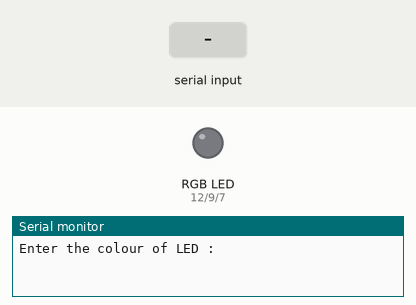
A sketch run on a simulated Arduino Uno, built with avr-gcc and run on an emulated ATmega328P. Shown: an RGB LED mixed from three pins (HIGH = lit), the last lines printed to the serial monitor. Inputs (shaded band) come from the test bench.

Above: at 1.2 s.
1.3 s: "RED" received over Serial
At 3.2 s:
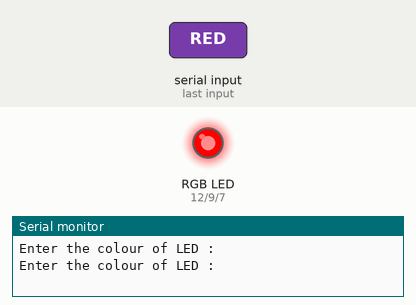
3.8 s: "BLUE" received over Serial
At 5.1 s:
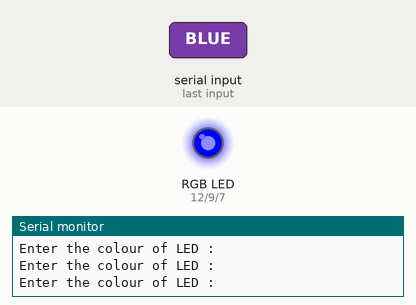
6.3 s: "GREEN" received over Serial
At 8.2 s:
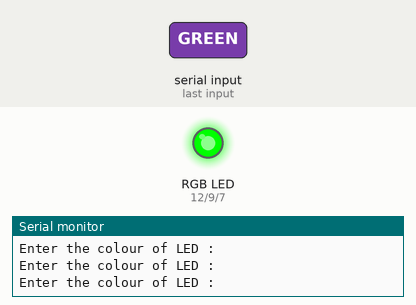
8.8 s: "red" received over Serial
At 10.1 s:
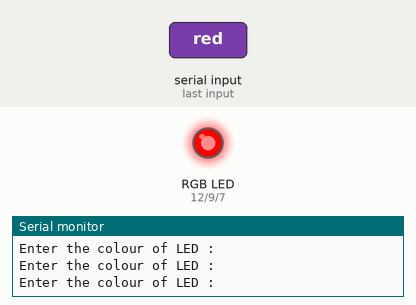
11.3 s: "blue" received over Serial
At 13.2 s:
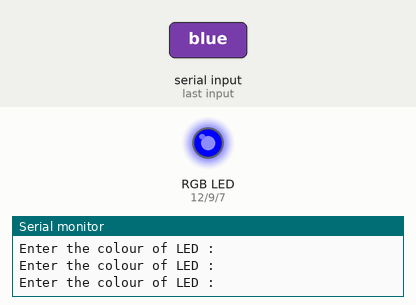
Timing chart, 0 to 14.7 s (numbered marks = the images above; inputs shaded):
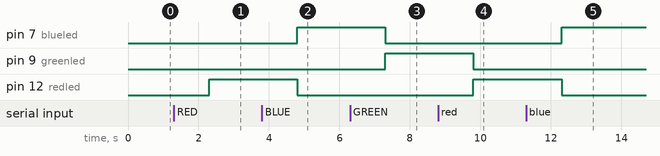

The sketch:

rgb_led.ino
```cpp
//rgb_led

String msg = "Enter the colour of LED : ";
String ledcolor;
int blueled=7;
int greenled=9;
int redled=12;

void setup()
{
   pinMode(redled ,OUTPUT);
   pinMode(blueled,OUTPUT);
   pinMode(greenled,OUTPUT);
   Serial.begin(9600);
}


void loop()
{

 Serial.println(msg);
 while(Serial.available()==0){}

 ledcolor= Serial.readString();

 if(ledcolor=="RED"||ledcolor=="red")
 { digitalWrite(redled,HIGH);
   digitalWrite(blueled,LOW);
   digitalWrite(greenled,LOW);
 }

 if(ledcolor=="BLUE"||ledcolor=="blue")
 { digitalWrite(redled,LOW);
   digitalWrite(blueled,HIGH);
   digitalWrite(greenled,LOW);
 }

 if(ledcolor=="GREEN"||ledcolor=="green")
 { digitalWrite(redled,LOW);
   digitalWrite(blueled,LOW);
   digitalWrite(greenled,HIGH);
 }

}
```

Measured:
- after the input at 1.3 s, pin 12 (redled): LOW → HIGH after 1.0 s
- after the input at 3.8 s, pin 7 (blueled): LOW → HIGH after 1.0 s; pin 12 (redled): HIGH → LOW after 1.0 s
- after the input at 6.3 s, pin 7 (blueled): HIGH → LOW after 1.0 s; pin 9 (greenled): LOW → HIGH after 1.0 s
- after the input at 8.8 s, pin 9 (greenled): HIGH → LOW after 1.0 s; pin 12 (redled): LOW → HIGH after 1.0 s
- after the input at 11.3 s, pin 7 (blueled): LOW → HIGH after 1.0 s; pin 12 (redled): HIGH → LOW after 1.0 s
